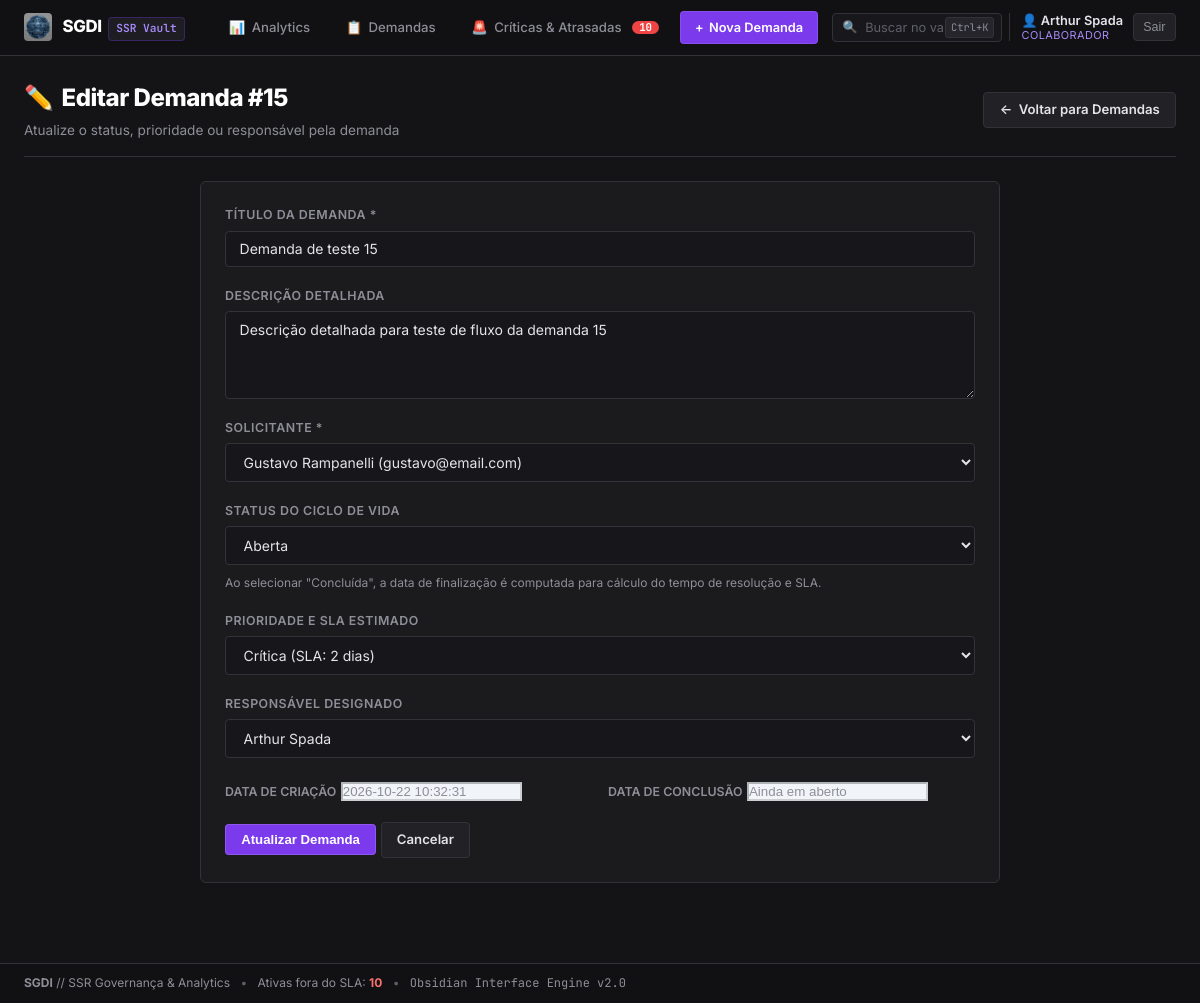
Screenshot of /editar/15 (signed in) with the database file from the repository.
### tables this page shows
CREATE TABLE usuarios (
    id INTEGER PRIMARY KEY AUTOINCREMENT, 
    nome TEXT NOT NULL,
    email TEXT UNIQUE,
    senha_hash TEXT,
    perfil TEXT NOT NULL DEFAULT 'colaborador'
);

CREATE TABLE demandas (
    id INTEGER PRIMARY KEY AUTOINCREMENT,
    titulo TEXT NOT NULL,
    descricao TEXT,
    solicitante_id INTEGER NOT NULL,
    data_criacao TEXT,
    status TEXT NOT NULL DEFAULT 'Aberta',
    prioridade TEXT NOT NULL DEFAULT 'Média',
    responsavel_id INTEGER,
    data_conclusao TEXT,
    FOREIGN KEY (solicitante_id) REFERENCES usuarios(id),
    FOREIGN KEY (responsavel_id) REFERENCES usuarios(id)
);

### app.py (the view, shortened to what this page needs)
@app.route('/editar/<id>', methods=['GET', 'POST'])
def editar(id):
    conn = get_db()
    garantir_migracao_db(conn)
    cursor = conn.cursor()
    demanda = cursor.execute(f'{SELECT_DEMANDAS} WHERE d.id=?', (id,)).fetchone()
    usuarios = listar_usuarios(conn)
    conn.close()
    if not demanda:
        flash('Demanda não encontrada.')
        return redirect(url_for('demandas'))
    return render_template(
        'editar.html',
        demanda=demanda,
        status_opcoes=STATUS_OPCOES,
        prioridade_opcoes=PRIORIDADE_OPCOES,
        usuarios=usuarios
    )

### app.py (called while the page is built)
@app.before_request
def exigir_login():
    if request.endpoint in ROTAS_PUBLICAS or request.endpoint is None:
        return None
    if not session.get('usuario_id'):
        return redirect(url_for('login', proximo=request.full_path.rstrip('?')))
    return None

@app.context_processor
def inject_usuario_atual():
    return {'usuario_atual': usuario_atual(), 'PERFIL_ADMIN': PERFIL_ADMIN}

@app.context_processor
def inject_global_stats():
    try:
        conn = get_db()
        count_urgentes = conn.execute(
            """SELECT COUNT(*) FROM demandas WHERE status NOT IN ('Concluída', 'Cancelada')
               AND (prioridade = 'Crítica' OR responsavel_id IS NULL OR datetime(data_criacao, '+' || (CASE prioridade WHEN 'Crítica' THEN 2 WHEN 'Alta' THEN 5 WHEN 'Média' THEN 10 WHEN 'Baixa' THEN 20 ELSE 30 END) || ' days') < datetime('now', 'localtime'))"""
        ).fetchone()[0]
        conn.close()
        return {'total_urgentes_global': count_urgentes}
    except Exception:
        return {'total_urgentes_global': 0}

### database.py (called while the page is built, shortened)
def get_db():
    conn = sqlite3.connect(DB_PATH)
    conn.row_factory = sqlite3.Row
    return conn

def garantir_migracao_db(conn):
    cursor = conn.cursor()
    colunas = [col[1] for col in cursor.execute('PRAGMA table_info(demandas)').fetchall()]
    if 'data_conclusao' not in colunas:
        cursor.execute('ALTER TABLE demandas ADD COLUMN data_conclusao TEXT')
        conn.commit()
    concluidas_sem_data = cursor.execute(
        "SELECT id, data_criacao, prioridade FROM demandas WHERE status = 'Concluída' AND data_conclusao IS NULL"
    ).fetchall()
    if concluidas_sem_data:
        conn.commit()
    garantir_controle_acesso(conn)
    conn.executescript(SQL_TABELA_AUDITORIA)

def listar_usuarios(conn):
    return conn.execute('SELECT id, nome, email FROM usuarios ORDER BY nome').fetchall()

### services/auth_service.py (called while the page is built)
def usuario_atual():
    if not session.get('usuario_id'):
        return None
    return {
        'id': session['usuario_id'],
        'nome': session.get('usuario_nome'),
        'perfil': session.get('perfil'),
        'perfil_label': PERFIS_LABEL.get(session.get('perfil'), session.get('perfil')),
    }

### templates/editar.html (shortened to what this page needs)
{% extends "base.html" %}
{% block content %}
<div class="dashboard-hero" style="margin-bottom: 1.5rem;">
    <div class="dashboard-hero-title">
        <h1><span>✏️</span> Editar Demanda #{{ demanda['id'] }}</h1>
        <p>Atualize o status, prioridade ou responsável pela demanda</p>
    </div>
    <div class="dashboard-hero-actions">
        <a href="/demandas" class="btn btn-secondary">
            <span>&larr;</span> Voltar para Demandas
        </a>
    </div>
</div>
<div class="form-card">
    <form method="POST" action="/editar/{{ demanda['id'] }}" id="form-editar-demanda">
        <div class="form-group">
            <label for="titulo">Título da Demanda *</label>
            <input type="text" name="titulo" id="titulo" value="{{ demanda['titulo'] }}" required>
        </div>
        <div class="form-group">
            <label for="descricao">Descrição Detalhada</label>
            <textarea name="descricao" id="descricao" rows="4">{{ demanda['descricao'] }}</textarea>
        </div>
        <div class="form-group">
            <label for="solicitante_id">Solicitante *</label>
            <select name="solicitante_id" id="solicitante_id" required>
                {% for usuario in usuarios %}
                    <option value="{{ usuario['id'] }}" {{ 'selected' if demanda['solicitante_id'] == usuario['id'] }}>
                        {{ usuario['nome'] }} ({{ usuario['email'] }})
                    </option>
                {% endfor %}
            </select>
        </div>
        <div class="form-group">
            <label for="status">Status do Ciclo de Vida</label>
            <select name="status" id="status">
                {% for opcao in status_opcoes %}
                    <option value="{{ opcao }}" {{ 'selected' if demanda['status'] == opcao }}>{{ opcao }}</option>
                {% endfor %}
            </select>
            <small style="color:var(--text-muted); font-size:0.75rem; margin-top:0.25rem; display:block;">
                Ao selecionar "Concluída", a data de finalização é computada para cálculo do tempo de resolução e SLA.
            </small>
        </div>
        <div class="form-group">
            <label for="prioridade">Prioridade e SLA Estimado</label>
            <select name="prioridade" id="prioridade">
                {% for opcao in prioridade_opcoes %}
                    <option value="{{ opcao }}" {{ 'selected' if demanda['prioridade'] == opcao }}>
                        {{ opcao }}
                        {% if opcao == 'Crítica' %}(SLA: 2 dias){% elif opcao == 'Alta' %}(SLA: 5 dias){% elif opcao == 'Média' %}(SLA: 10 dias){% elif opcao == 'Baixa' %}(SLA: 20 dias){% endif %}
                    </option>
                {% endfor %}
            </select>
        </div>
        <div class="form-group">
            <label for="responsavel_id">Responsável Designado</label>
            <select name="responsavel_id" id="responsavel_id">
                {% for usuario in usuarios %}
                    <option value="{{ usuario['id'] }}" {{ 'selected' if demanda['responsavel_id'] == usuario['id'] }}>
                        {{ usuario['nome'] }}
                    </option>
                {% endfor %}
            </select>
        </div>
        <div style="display:grid; grid-template-columns:1fr 1fr; gap:1rem; margin-bottom:1.25rem;">
            <div>
                <label style="font-size:0.775rem; color:var(--text-muted); font-weight:600; text-transform:uppercase;">Data de Criação</label>
                <input type="text" value="{{ demanda['data_criacao'] }}" disabled style="background:#f1f5f9; color:var(--text-muted);">
            </div>
            <div>
                <label style="font-size:0.775rem; color:var(--text-muted); font-weight:600; text-transform:uppercase;">Data de Conclusão</label>
                <input type="text" value="{{ demanda['data_conclusao'] or 'Ainda em aberto' }}" disabled style="background:#f1f5f9; color:var(--text-muted);">
            </div>
        </div>
        <div class="form-actions">
            <button type="submit" class="btn btn-primary" id="btn-atualizar-demanda">Atualizar Demanda</button>
            <a href="/demandas" class="btn btn-secondary">Cancelar</a>
        </div>
    </form>
</div>
{% endblock %}

### templates/base.html (shortened to what this page needs)
<!DOCTYPE html>
<html lang="pt-BR">
<head>
    <link rel="stylesheet" href="{{ url_for('static', filename='style.css') }}">
</head>
<body class="obsidian-theme">
    <header class="header obs-header">
        <div class="header-container obs-header-container">
            <a href="/" class="brand obs-brand" title="SGDI Workspace">
                <img src="{{ url_for('static', filename='logo.png') }}" alt="Logo SGDI" class="logo-img obs-logo" onerror="this.style.display='none'">
                <div class="brand-text">
                    <span class="brand-title">SGDI</span>
                    <span class="brand-subtitle obs-vault-badge">SSR Vault</span>
                </div>
            </a>
            {% if usuario_atual %}
            <nav class="menu obs-menu">
                <a href="/" class="nav-link obs-tab-link {% if request.path in ['/', '/dashboard', '/analytics'] %}active{% endif %}" id="nav-painel">
                    <span class="obs-icon">📊</span> Analytics
                </a>
                <a href="/demandas" class="nav-link obs-tab-link {% if request.path == '/demandas' %}active{% endif %}" id="nav-demandas">
                    <span class="obs-icon">📋</span> Demandas
                </a>
                <a href="/criticas-atrasadas" class="nav-link obs-tab-link obs-tab-urgent {% if request.path in ['/criticas-atrasadas', '/urgentes'] %}active{% endif %}" id="nav-criticas">
                    <span class="obs-icon">🚨</span> Críticas & Atrasadas
                    {% if total_urgentes_global > 0 %}
                        <span class="obs-badge-counter" title="{{ total_urgentes_global }} demandas críticas ou fora do SLA">{{ total_urgentes_global }}</span>
                    {% endif %}
                </a>
                <a href="/nova_demanda" class="btn-novo-header obs-btn-new" id="btn-nova-demanda">
                    <span>+</span> Nova Demanda
                </a>
                <form action="/demandas" method="GET" class="search-nav obs-search" id="header-search-form">
                    <span class="search-icon">🔍</span>
                    <input type="text" name="q" placeholder="Buscar no vault..." value="{{ request.args.get('q', '') }}" id="header-search-input">
                    <span class="obs-shortcut-hint">Ctrl+K</span>
                </form>
                <div class="obs-user-session" id="usuario-sessao">
                    <div class="obs-user-session-info">
                        <span class="obs-user-session-nome">👤 {{ usuario_atual.nome }}</span>
                        <span class="obs-user-session-perfil">{{ usuario_atual.perfil_label }}</span>
                    </div>
                    <form action="/logout" method="POST">
                        <button type="submit" class="btn-obs-icon" title="Encerrar sessão" id="btn-logout">Sair</button>
                    </form>
                </div>
            </nav>
            {% endif %}
        </div>
    </header>
    <main class="container obs-container">
        {% block content %}{% endblock %}
    </main>
    <footer class="footer obs-footer">
        <div class="obs-status-bar">
            <span><strong>SGDI</strong> // SSR Governança & Analytics</span>
            <span class="obs-sep">&bull;</span>
            <span>Ativas fora do SLA: <strong class="text-danger">{{ total_urgentes_global }}</strong></span>
            <span class="obs-sep">&bull;</span>
            <span class="obs-code" style="font-size:0.75rem;">Obsidian Interface Engine v2.0</span>
        </div>
    </footer>
</body>
</html>

### rows the page displays
usuarios: nome "Arthur Spada"
demandas: id "15", titulo "Demanda de teste 15", descricao "Descrição detalhada para teste de fluxo da demanda 15", data_criacao "2026-10-22 10:32:31"

### other values shown
{{ total_urgentes_global }} "10"
{{ usuario_atual.perfil_label }} "COLABORADOR"
form field solicitante_id "Gustavo Rampanelli (gustavo@email.com)"
form field status "Aberta"
form field prioridade "Crítica (SLA: 2 dias)"
form field responsavel_id "Arthur Spada"
